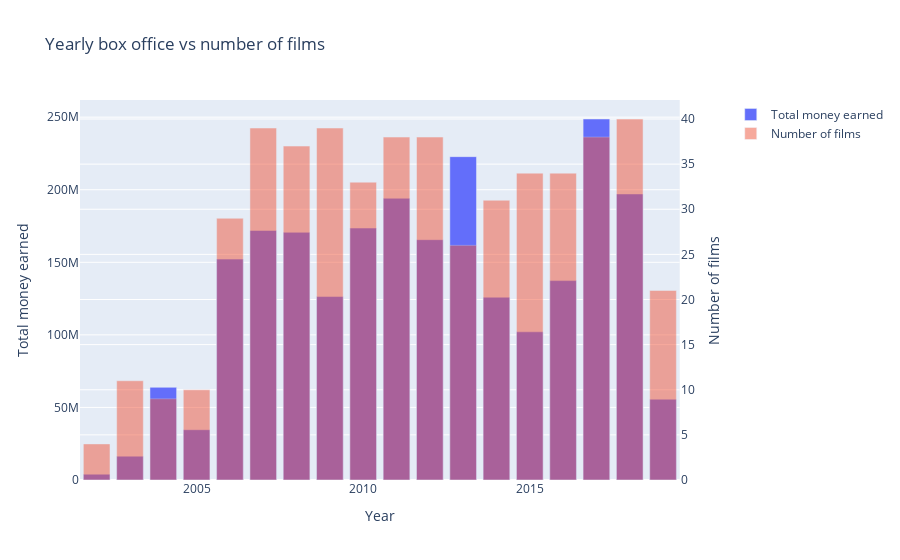

The notebook cell this image was saved under:
### Code cell
# Create figure with secondary y-axis
fig = make_subplots(specs=[[{"secondary_y": True}]])

# Add traces
fig.add_trace(
    go.Bar(x=box_office_vs_films_per_year.year, y=box_office_vs_films_per_year['world_box_office_$'], name="Total money earned"),
    secondary_y=False
)

fig.add_trace(
    go.Bar(x=box_office_vs_films_per_year.year, y=box_office_vs_films_per_year.imdb_title_id, name="Number of films", opacity=0.5),
    secondary_y=True
)

# Add figure title
fig.update_layout(
    title_text="Yearly box office vs number of films"
)

# Set x-axis title
fig.update_xaxes(title_text="Year")

# Set y-axes titles
fig.update_yaxes(title_text="Total money earned", secondary_y=False)
fig.update_yaxes(title_text="Number of films", secondary_y=True)

fig.show()

### Figure 1 — Plotly figure (JSON) as saved in the notebook; plotly's stock layout.template omitted (floating-point values rounded to 4 significant figures)
{"data": [{"name": "Total money earned", "type": "bar", "x": [2002, 2003, 2004, 2005, 2006, 2007, 2008, 2009, 2010, 2011, 2012, 2013, 2014, 2015, 2016, 2017, 2018, 2019], "xaxis": "x", "y": [3995351, 16427258, 63861923, 34638045, 152194405, 171945840, 170651713, 126394544, 173586989, 194118279, 165588992, 222782445, 125934946, 102104137, 137394143, 248736785, 197085765, 55672381], "yaxis": "y"}, {"name": "Number of films", "opacity": 0.5, "type": "bar", "x": [2002, 2003, 2004, 2005, 2006, 2007, 2008, 2009, 2010, 2011, 2012, 2013, 2014, 2015, 2016, 2017, 2018, 2019], "xaxis": "x", "y": [4, 11, 9, 10, 29, 39, 37, 39, 33, 38, 38, 26, 31, 34, 34, 38, 40, 21], "yaxis": "y2"}], "layout": {"autosize": true, "title": {"text": "Yearly box office vs number of films"}, "xaxis": {"anchor": "y", "autorange": true, "domain": [0, 0.94], "range": [2002.0, 2020.0], "title": {"text": "Year"}, "type": "linear"}, "yaxis": {"anchor": "x", "autorange": true, "domain": [0, 1], "range": [0, 261800000.0], "title": {"text": "Total money earned"}, "type": "linear"}, "yaxis2": {"anchor": "x", "autorange": true, "overlaying": "y", "range": [0, 42.11], "side": "right", "title": {"text": "Number of films"}, "type": "linear"}}}
